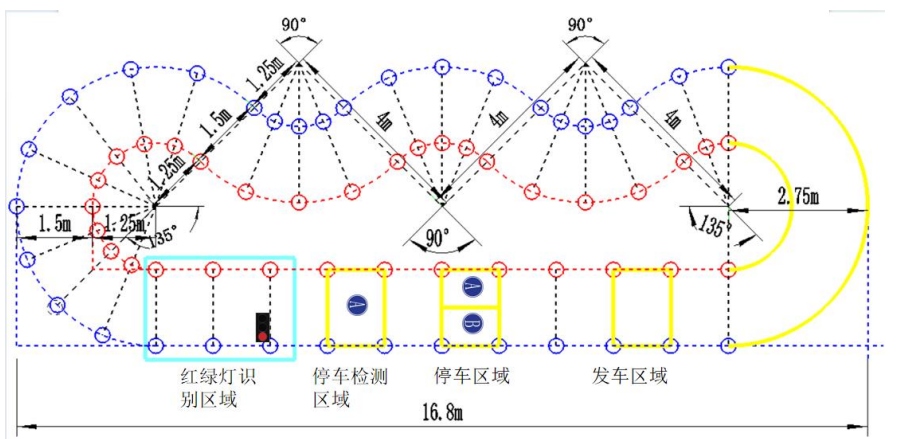
#> input picture putModel/map_picture/map.png, 901 x 439 px, found by its file name
$ python CreatMap.py   (older library calls are emulated)
#> lines starting #> are read from the running program, lines starting #| are printed output that depends on the picture; after the words box and inside, x2 and y2 are one past the last pixel; in counts of white or black regions, pixels touching at a corner belong together
import cv2
import numpy as np

red_coords = []
blue_coords = []

CONFIG = {
    'grid_size': 50,
    'min_contour_area': 50,
    'circularity_threshold': 0,
    'line_thickness': 1,
    'marker_size': 5
}

def read_image(image_path):
    image = cv2.imread(image_path)
    if image is None:
        raise ValueError("无法读取图像文件")
    return image

def create_grid(height, width):
    blank_image = np.ones((height, width, 3), np.uint8) * 255
    for x in range(0, width, CONFIG['grid_size']):
        cv2.line(blank_image, (x, 0), (x, height), (0, 0, 0), CONFIG['line_thickness'])
    for y in range(0, height, CONFIG['grid_size']):
        cv2.line(blank_image, (0, y), (width, y), (0, 0, 0), CONFIG['line_thickness'])
    return blank_image

def process_contours(contours, color, blank_image, center_x, center_y):
    coordinates = []
    for contour in contours:
        area = cv2.contourArea(contour)
        perimeter = cv2.arcLength(contour, True)
        if area > CONFIG['min_contour_area'] and perimeter > 0:
            circularity = 4 * np.pi * (area / (perimeter * perimeter))
            if circularity > CONFIG['circularity_threshold']:
                (x, y), radius = cv2.minEnclosingCircle(contour)
                center = (int(x), int(y))
                relative_x, relative_y = int(x - center_x), int(y - center_y)
                coordinates.append((relative_x, relative_y))
                cv2.circle(blank_image, center, CONFIG['marker_size'], color, -1)
    return coordinates

def main():
    try:
        # 读取图像
        image = read_image('src/PutModel/map_picture/map.png')
#> in read_image, image is the input picture: shape (439, 901, 3); mean B, G, R 241.2, 242.8, 243.8
        height, width, _ = image.shape
#> height = 439; width = 901
        center_x, center_y = width // 2, height // 2
#> center_x = 450; center_y = 219

        # 创建网格
        blank_image = create_grid(height, width)
#> after the loop in create_grid, `for x in range(0, width, CONFIG['grid_size']):`:
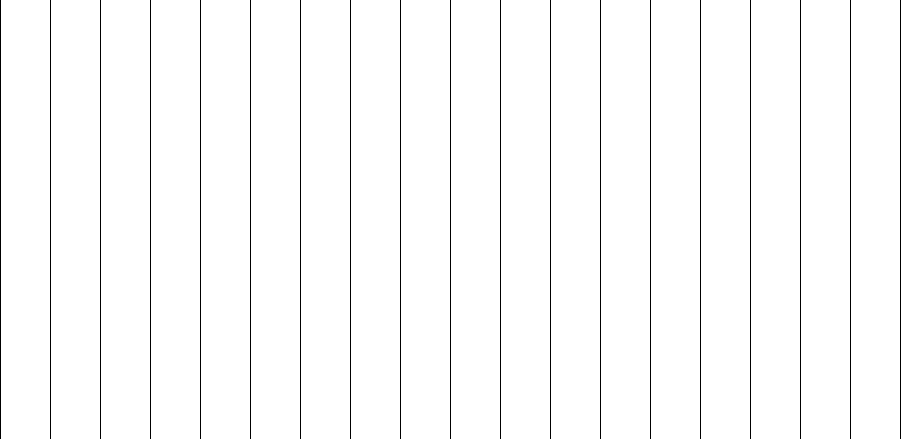
#> blank_image: shape (439, 901, 3); 97.9% white; black in thin lines or dots
#> after the loop in create_grid, `for y in range(0, height, CONFIG['grid_size']):`:
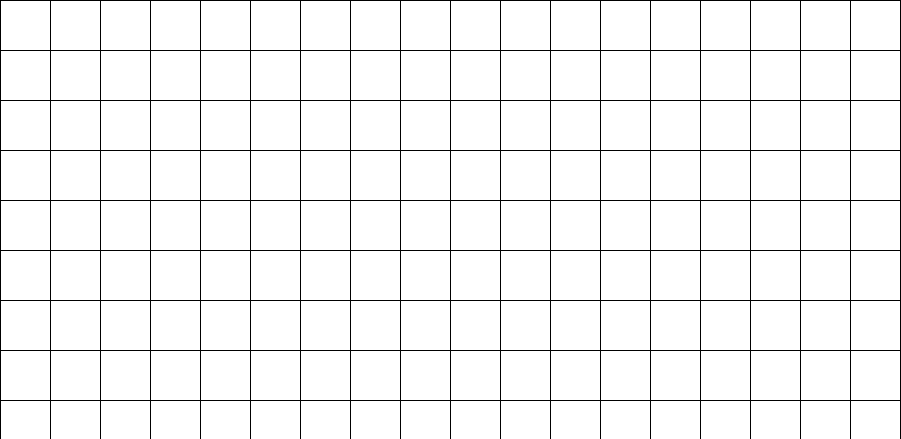
#> blank_image: shape (439, 901, 3); 95.9% white; black in thin lines or dots

        # 颜色检测
        hsv_image = cv2.cvtColor(image, cv2.COLOR_BGR2HSV)
#> hsv_image: shape (439, 901, 3); mean H, S, V 23.9, 10, 246.8

        # 蓝色检测
        blue_mask = cv2.inRange(hsv_image, np.array([100, 50, 50]), np.array([130, 255, 255]))
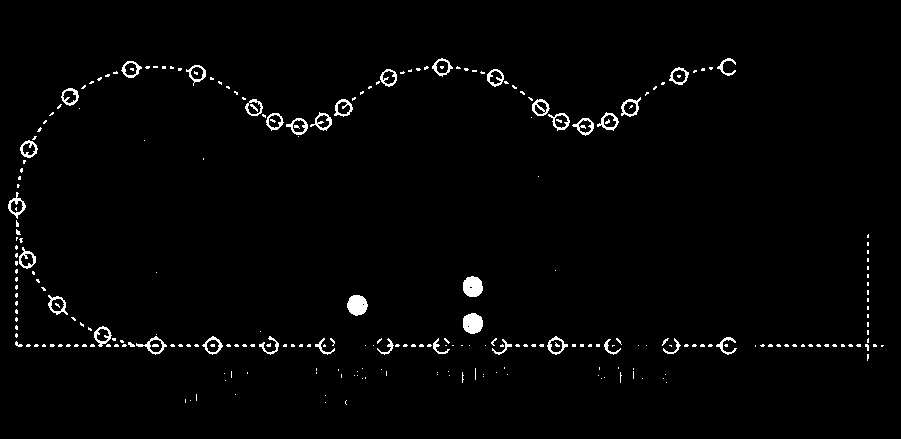
#> blue_mask: shape (439, 901); 1.8% white; 275 white regions (234 under 20 px), largest, box (x1, y1, x2, y2) and area: (463, 313, 483, 334) 338, (463, 276, 483, 297) 336, (347, 295, 368, 316) 335
        blue_mask = cv2.morphologyEx(blue_mask, cv2.MORPH_CLOSE,
                                   cv2.getStructuringElement(cv2.MORPH_ELLIPSE, (3, 3)))
#> blue_mask: shape (439, 901); 1.9% white; 249 white regions (209 under 20 px)
        _, blue_contours, _ = cv2.findContours(blue_mask, cv2.RETR_EXTERNAL, cv2.CHAIN_APPROX_SIMPLE)
#> blue_contours = 240 contours, 205 with area under 20; largest, box (x1, y1, x2, y2) and area: (532, 99, 570, 131) 430, (245, 99, 284, 131) 425, (463, 276, 483, 297) 310, (463, 313, 483, 334) 308, (347, 295, 368, 316) 306
        blue_coords = process_contours(blue_contours, (255, 0, 0), blank_image, center_x, center_y)
#> the loop in process_contours, `for contour in contours:` made 240 passes
#> (area, perimeter, circularity, x, y, radius, center, relative_x) on passes 116, 127, 128, 130, 131, 138, 145, 150, 151, 159, 168, 175: (58.5, 74.67, 0.132, 501.5, 347, 9.96, (501, 347), 51), (58.5, 77.5, 0.122, 324.5, 347, 9.96, (324, 347), -125), (85, 104.2, 0.0983, 726.1, 345.8, 10.13, (726, 345), 276), (65, 93.74, 0.093, 268.6, 345.2, 9.67, (268, 345), -181), (218.5, 57.84, 0.821, 212, 345.5, 10.01, (212, 345), -238), (243, 82.91, 0.444, 104.4, 336.3, 11.24, (104, 336), -345), (308.5, 66.87, 0.867, 472.1, 322.9, 10.64, (472, 322), 22), (306.5, 66.53, 0.87, 356.7, 304.7, 10.41, (356, 304), -93), (230.5, 74.67, 0.52, 57.5, 304.5, 13.44, (57, 304), -392), (309.5, 65.7, 0.901, 472.3, 286.1, 10.55, (472, 286), 22), (242, 83.74, 0.434, 24.5, 258, 11.25, (24, 257), -425), (227, 70.43, 0.575, 16.5, 205, 13.01, (16, 205), -433)
#> (area, perimeter, circularity, x, y, radius, relative_x, relative_y) on passes 123, 129, 132, 183, 187, 196: (63.5, 75.5, 0.14, 438, 347, 11.18, -12, 128), (218, 60.77, 0.742, 557, 345, 10.05, 107, 126), (274.5, 124.6, 0.222, 143, 343, 23.19, -307, 124), (218, 68.43, 0.585, 30, 146, 11.66, -420, -73), (224.5, 64.18, 0.685, 297, 125, 11.05, -153, -94), (425, 124.4, 0.345, 264, 114, 20.62, -186, -105)
#> after the loop in process_contours, `for contour in contours:`:
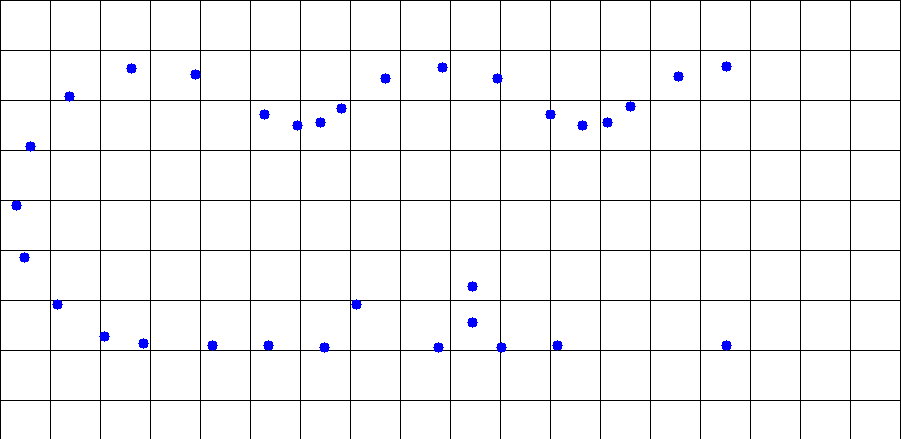
#> blank_image: shape (439, 901, 3); 0.66% of pixels changed, all inside (x1, y1, x2, y2) = (11, 61, 732, 353); drawn as B, G, R
#> after the loop in process_contours, `for contour in contours:`: coordinates = 32 pairs, first value -433 to 276, second value -152 to 128
#> blue_coords has the same summary as coordinates in process_contours

        # 红色检测
        red_mask1 = cv2.inRange(hsv_image, np.array([0, 50, 50]), np.array([10, 255, 255]))
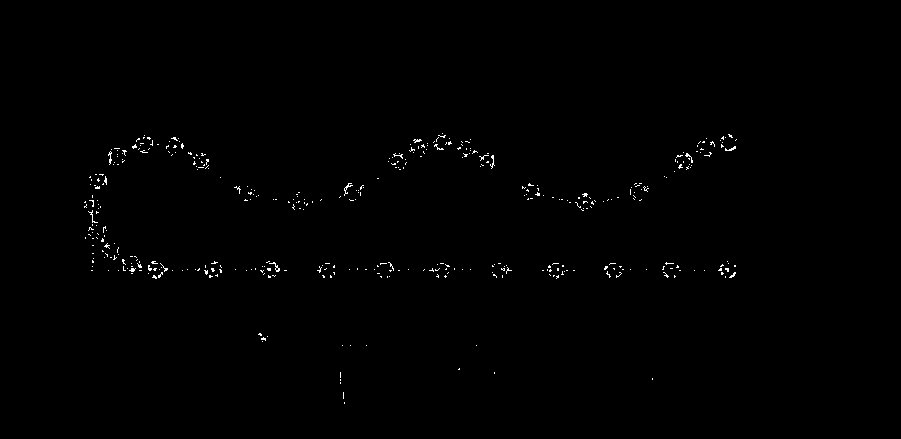
#> red_mask1: shape (439, 901); 0.48% white in thin lines or dots, all inside (x1, y1, x2, y2) = (84, 133, 737, 404)
        red_mask2 = cv2.inRange(hsv_image, np.array([160, 50, 50]), np.array([180, 255, 255]))
#> red_mask2: shape (439, 901); 0.97% white in thin lines or dots, all inside (x1, y1, x2, y2) = (84, 131, 736, 403)
        red_mask = cv2.bitwise_or(red_mask1, red_mask2)
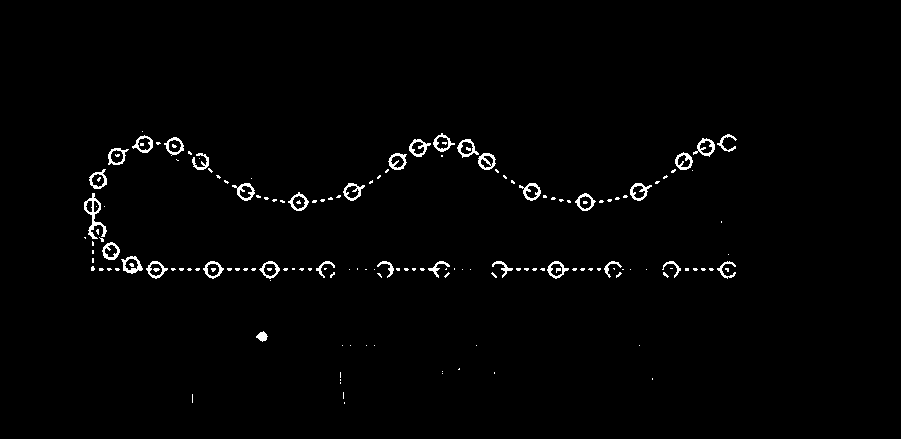
#> red_mask: shape (439, 901); 1.4% white in thin lines or dots, all inside (x1, y1, x2, y2) = (84, 131, 737, 404)
        red_mask = cv2.morphologyEx(red_mask, cv2.MORPH_CLOSE,
                                  cv2.getStructuringElement(cv2.MORPH_ELLIPSE, (3, 3)))
        _,red_contours, _ = cv2.findContours(red_mask, cv2.RETR_EXTERNAL, cv2.CHAIN_APPROX_SIMPLE)
#> red_contours = 146 contours, 113 with area under 20; largest, box (x1, y1, x2, y2) and area: (457, 139, 496, 170) 444, (84, 193, 107, 242) 346, (121, 256, 143, 274) 236, (409, 139, 431, 157) 230, (630, 183, 652, 201) 228
        red_coords = process_contours(red_contours, (0, 0, 255), blank_image, center_x, center_y)
#> call 2 of process_contours, with color = (0, 0, 255), center_x = 450, center_y = 219
#> the loop in process_contours (call 2), `for contour in contours:` made 146 passes
#> (area, perimeter, circularity, x, y, radius, center, relative_x) on passes 18, 72, 74, 75, 76, 77, 78, 79, 81, 82, 84, 87: (65, 32.63, 0.767, 261.5, 336.3, 5.53, (261, 336), -188), (70.5, 89.98, 0.109, 726.4, 269.2, 9.52, (726, 269), 276), (51.5, 65.01, 0.153, 612.7, 269, 8.8, (612, 269), 162), (216.5, 61.36, 0.723, 557.5, 269, 10.55, (557, 269), 107), (70.5, 73.01, 0.166, 502, 266.7, 10.31, (501, 266), 51), (71, 81.25, 0.135, 438.5, 267, 10.69, (438, 267), -11), (58.5, 65.01, 0.174, 385.2, 268.3, 8.84, (385, 268), -64), (55, 67.6, 0.151, 325.1, 267.9, 9.35, (325, 267), -124), (223, 58.77, 0.811, 213, 268.5, 10.01, (213, 268), -237), (222, 59.6, 0.785, 156.5, 268.5, 10.51, (156, 268), -293), (235.5, 67.36, 0.652, 131.5, 264, 11.63, (131, 264), -318), (215.5, 55.7, 0.873, 110.4, 250.8, 8.94, (110, 250), -339)
#> (area, perimeter, circularity, x, y, radius, relative_x, relative_y) on pass 80: (221, 57.6, 0.837, 269, 269, 10.03, -180, 50)
#> after the loop in process_contours (call 2), `for contour in contours:`:
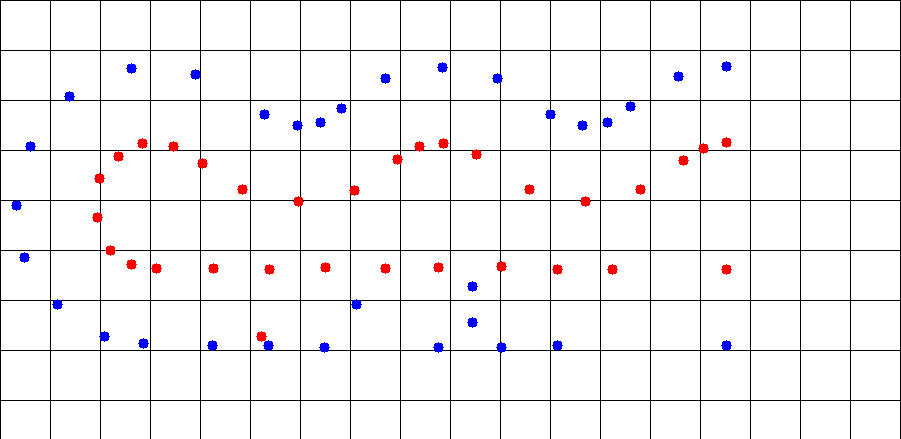
#> blank_image: shape (439, 901, 3); 0.66% of pixels changed, all inside (x1, y1, x2, y2) = (92, 137, 732, 342); drawn as B, G, R

        print(f"蓝色坐标: {blue_coords}")
#> (printed output is left out)
        print(f"红色坐标: {red_coords}")
#> (printed output is left out)

        # 显示结果
        cv2.imshow('Grid with Marked Centers', blank_image)
        cv2.waitKey(0)
        cv2.destroyAllWindows()

    except Exception as e:
        print(f"发生错误: {str(e)}")

if __name__ == "__main__":
    main()
